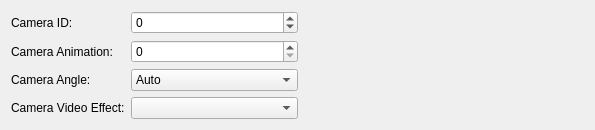
          <widget class="QWidget" name="cameraTab">
           <attribute name="title">
            <string>Camera</string>
           </attribute>
           <layout class="QHBoxLayout" name="horizontalLayout_9" stretch="1,1">
            <item>
             <layout class="QFormLayout" name="formLayout_4">
              <item row="0" column="0">
               <widget class="QLabel" name="label_26">
                <property name="text">
                 <string>Camera ID:</string>
                </property>
               </widget>
              </item>
              <item row="0" column="1">
               <widget class="QSpinBox" name="cameraIdSpin">
                <property name="minimum">
                 <number>-1</number>
                </property>
                <property name="maximum">
                 <number>10000</number>
                </property>
               </widget>
              </item>
              <item row="1" column="0">
               <widget class="QLabel" name="label_27">
                <property name="text">
                 <string>Camera Animation:</string>
                </property>
               </widget>
              </item>
              <item row="2" column="0">
               <widget class="QLabel" name="label_28">
                <property name="text">
                 <string>Camera Angle:</string>
                </property>
               </widget>
              </item>
              <item row="1" column="1">
               <widget class="QSpinBox" name="cameraAnimSpin"/>
              </item>
              <item row="3" column="0">
               <widget class="QLabel" name="label_29">
                <property name="text">
                 <string>Camera Video Effect:</string>
                </property>
               </widget>
              </item>
              <item row="3" column="1">
               <widget class="QComboBox" name="cameraEffectSelect"/>
              </item>
              <item row="2" column="1">
               <widget class="QComboBox" name="cameraAngleSelect">
                <item>
                 <property name="text">
                  <string>Auto</string>
                 </property>
                </item>
                <item>
                 <property name="text">
                  <string>Face</string>
                 </property>
                </item>
                <item>
                 <property name="text">
                  <string>Shoulder</string>
                 </property>
                </item>
                <item>
                 <property name="text">
                  <string>Wide Shot</string>
                 </property>
                </item>
                <item>
                 <property name="text">
                  <string>Animated Camera</string>
                 </property>
                </item>
                <item>
                 <property name="text">
                  <string>No Change</string>
                 </property>
                </item>
                <item>
                 <property name="text">
                  <string>Static Camera</string>
                 </property>
                </item>
               </widget>
              </item>
             </layout>
            </item>
            <item>
             <spacer name="horizontalSpacer_2">
              <property name="orientation">
               <enum>Qt::Horizontal</enum>
              </property>
              <property name="sizeHint" stdset="0">
               <size>
                <width>324</width>
                <height>20</height>
               </size>
              </property>
             </spacer>
            </item>
           </layout>
          </widget>
